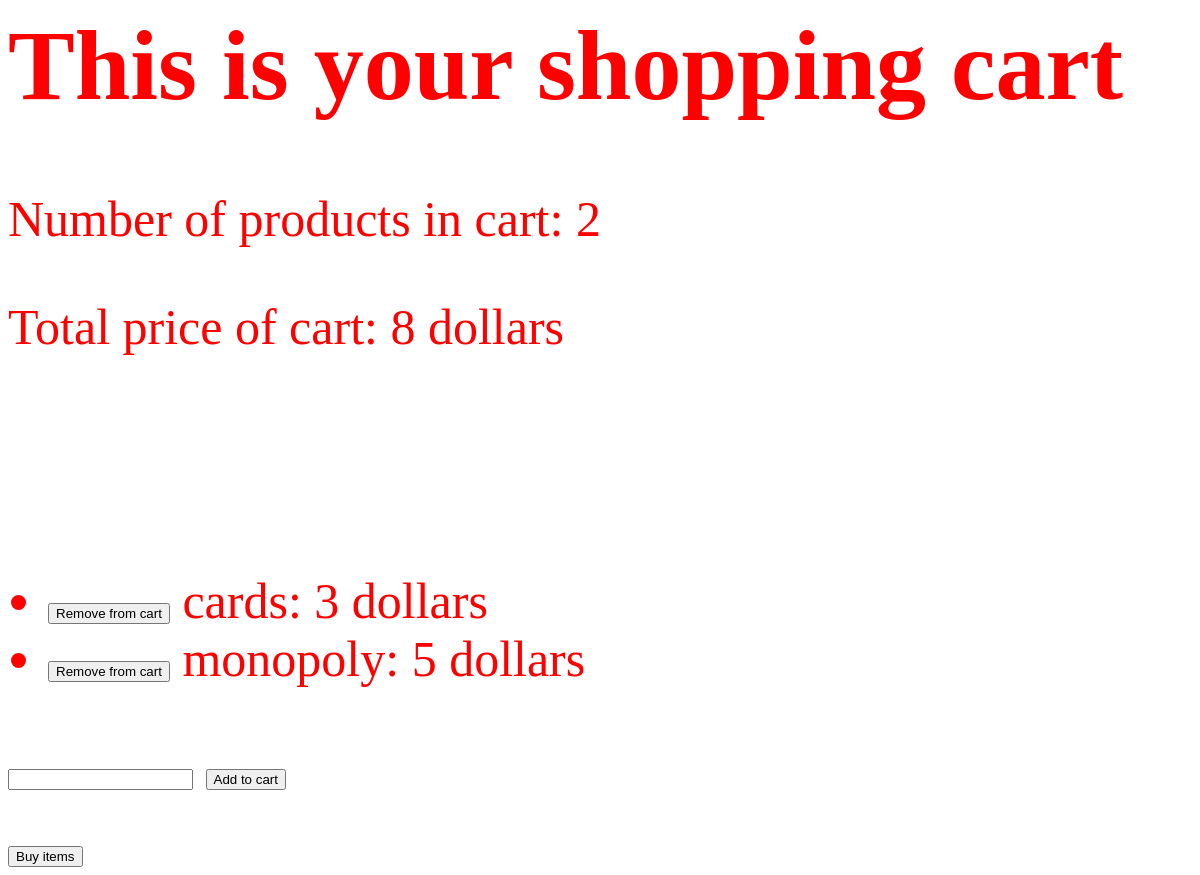
Page /shop/ on the earlier database version.
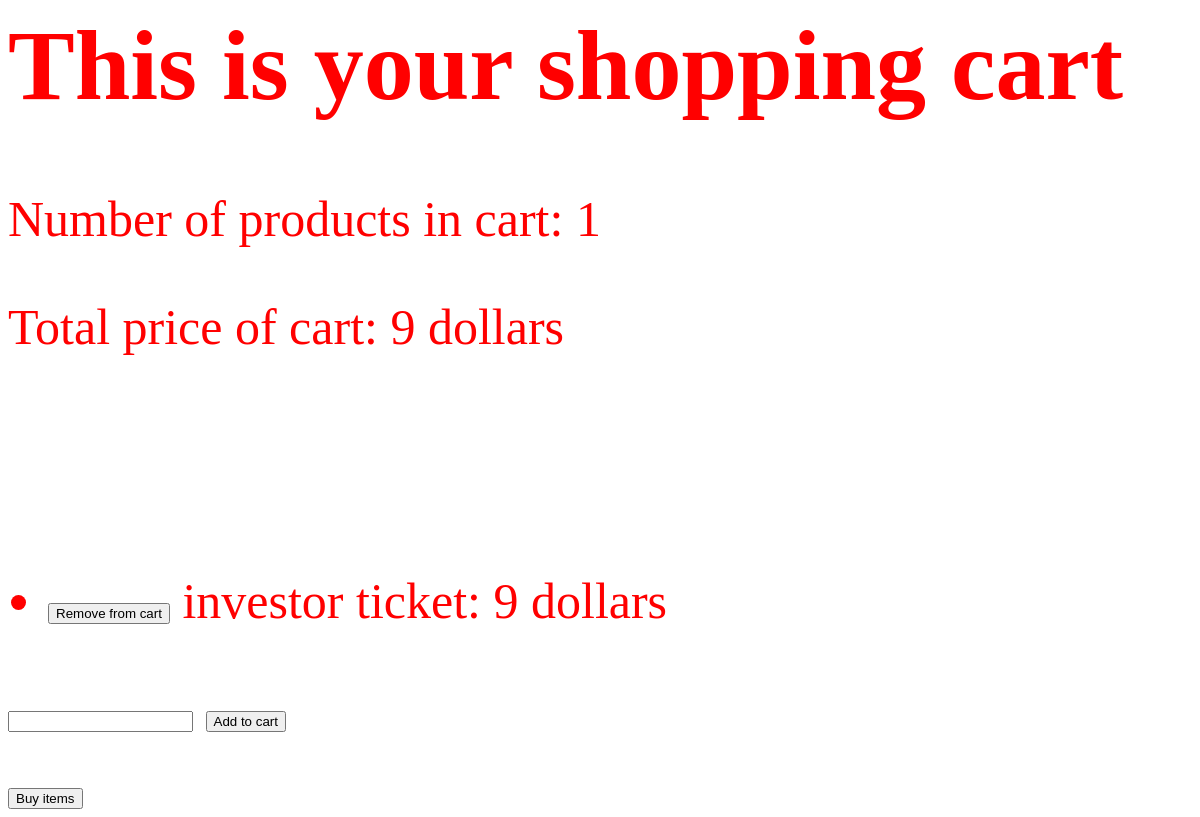
Same page on the later database version.
### shop/models.py (models this page shows)
class ShopProduct(models.Model):
	name = models.TextField()
	price = models.IntegerField(default=1)

### shop/views.py (the view)
# urls.py: path('shop/', shopTemplate),
def shopTemplate(request):
	all_products = ShopProduct.objects.all()
	sum = 0
	for product in all_products:
		sum += product.price
	return render(request, 'shop.html',
		{'all_items': all_products, 'sum': sum})

### templates/shop.html
{% load static %}
<html>
<head>
	<link rel="stylesheet" href="{% static 'css/shop.css' %}">
</head>
<body>
	<h1>This is your shopping cart</h1>
	<p>Number of products in cart: {{ all_items|length}} </p>
	<p>Total price of cart: {{sum}} dollars</p>
	<br><br>
	<ul>
		{% for product in all_items %}
		<li><form action="/deleteTodo/{{product.id}}/" style="display: inline;" method="post">{% csrf_token %}
				<input type="submit" value="Remove from cart"/>
		</form>
		{{ product.name }}: {{product.price}} dollars
		</li>
		{% endfor %}
	</ul>
	<form action="/addTodo/" method="post">{% csrf_token %}
		<input type="text" name="content"/>
		<input type="submit" value="Add to cart"/>
	</form>
	<form action="/buy/" style="display: inline;" method="post">{% csrf_token %}
		<input type="submit" value="Buy items"/>
	</form>
</body>
</html>

Differences in the rows shown:
removed ShopProduct: name "cards", price "3"
removed ShopProduct: name "monopoly", price "5"
added ShopProduct: name "investor ticket", price "9"
Other differences:
{{ all_items|length }}: "2" → "1"
{{ sum }}: "8" → "9"
